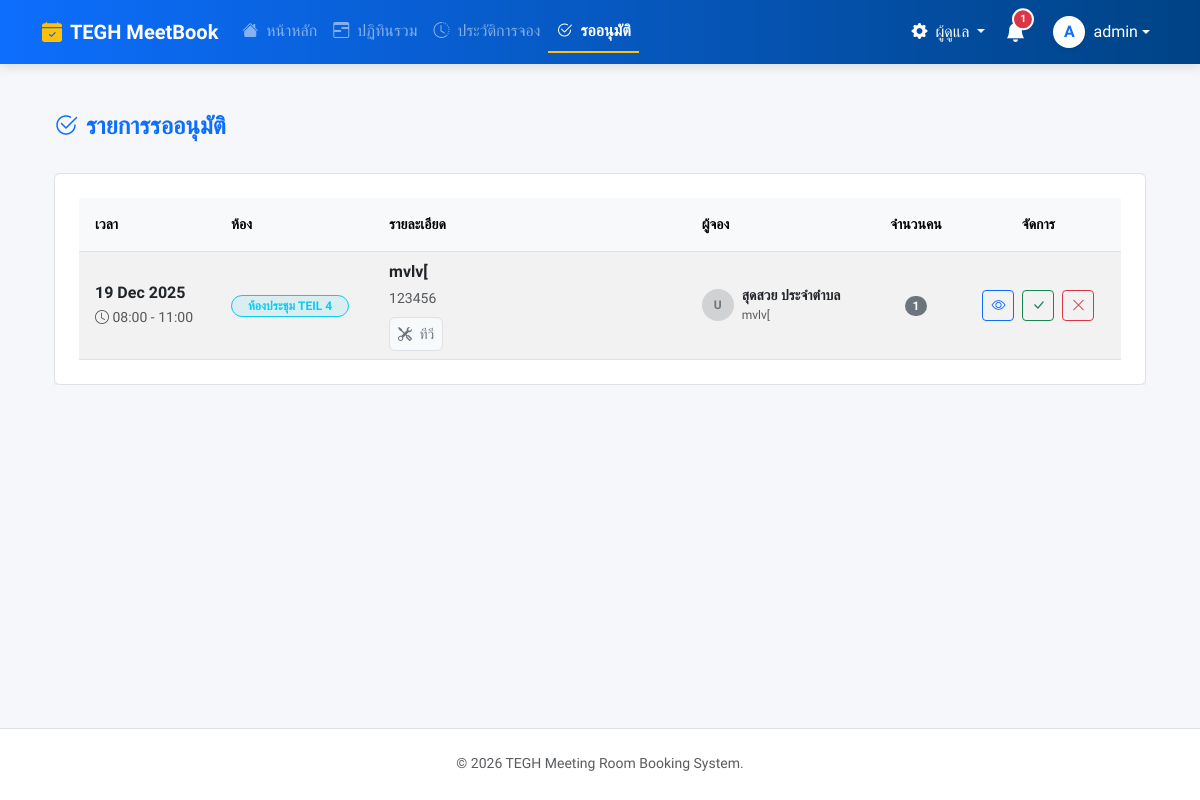
The page /approvals/ (signed in) on the database as committed earlier.
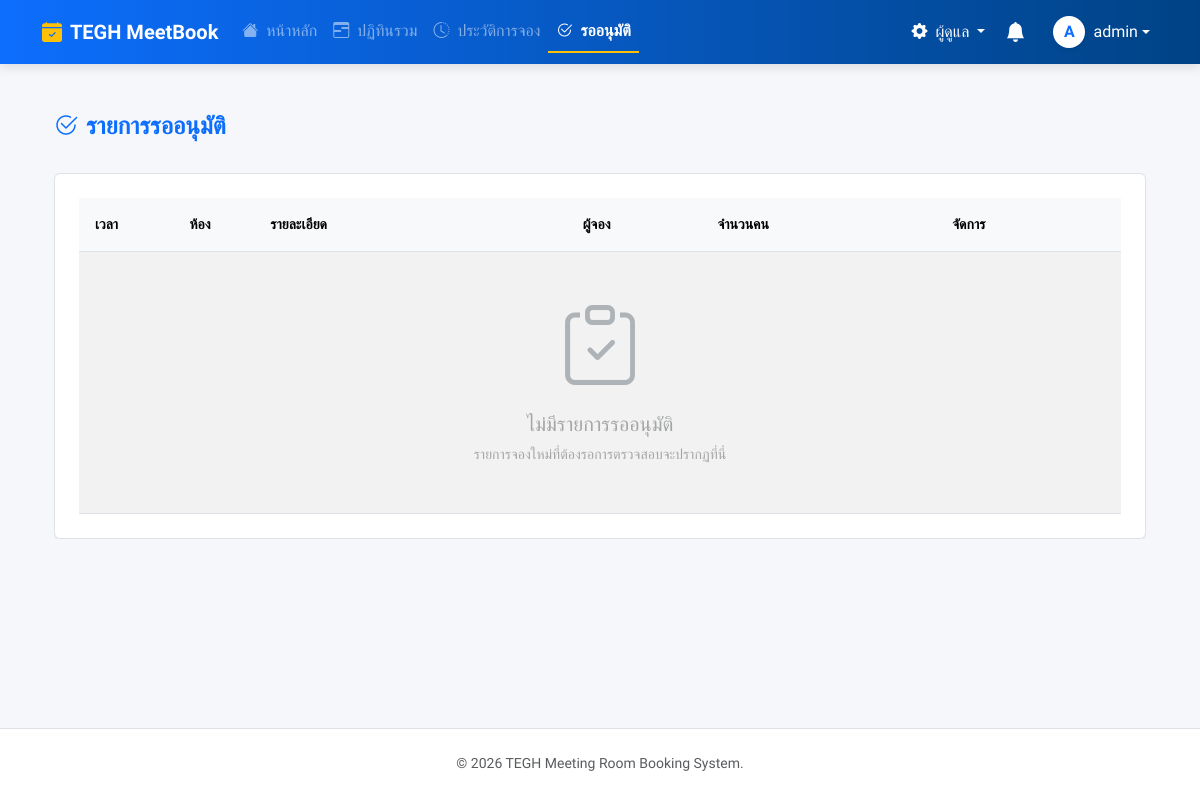
The same page on the database as committed later.
### booking/models.py (models this page shows, shortened)
class Booking(models.Model):
    user = models.ForeignKey(User, on_delete=models.SET_NULL, null=True, related_name='bookings')
    room = models.ForeignKey(Room, on_delete=models.CASCADE, related_name='bookings')
    title = models.CharField(max_length=200, verbose_name="หัวข้อการประชุม")
    start_time = models.DateTimeField(verbose_name="เวลาเริ่ม")
    end_time = models.DateTimeField(verbose_name="เวลาสิ้นสุด")
    chairman = models.CharField(max_length=200, blank=True, null=True, verbose_name="ประธาน")
    department = models.CharField(max_length=200, blank=True, null=True, verbose_name="แผนก")
    participant_count = models.PositiveIntegerField(default=1, verbose_name="จำนวนคน")
    participants = models.ManyToManyField(User, related_name='participating_in', blank=True, verbose_name="ผู้เข้าร่วม")
    is_user_seen = models.BooleanField(default=False, verbose_name="ผู้จองรับทราบแล้ว")
    equipments = models.ManyToManyField(Equipment, blank=True, related_name='bookings', verbose_name="อุปกรณ์ที่ขอเพิ่ม")
    presentation_file = models.FileField(upload_to='presentations/', blank=True, null=True, verbose_name="ไฟล์นำเสนอ")
    description = models.TextField(blank=True, null=True, verbose_name="รายละเอียด")
    additional_requests = models.TextField(blank=True, null=True, verbose_name="คำขอเพิ่มเติม")
    additional_notes = models.TextField(blank=True, null=True, verbose_name="หมายเหตุ")
    LAYOUT_CHOICES = (
        ('theatre', 'Theatre (เธียเตอร์)'),
        ('classroom', 'Classroom (แบบห้องเรียน)'),
        ('u_shape', 'U-Shape (รูปตัว U)'),
        ('banquet', 'Banquet (แบบจัดเลี้ยง)'),
        ('banquet_rounds', 'Banquet Rounds (โต๊ะจีน)'),
        ('conference', 'Conference (ห้องประชุมยาว)'),
        ('other', 'อื่นๆ (ระบุเพิ่มเติม)'),
    )
    room_layout = models.CharField(
        max_length=20,
        choices=LAYOUT_CHOICES,
        default='theatre',
        verbose_name="รูปแบบการจัดห้อง"
    )
    room_layout_attachment = models.FileField(
        upload_to='layout_attachments/',
        blank=True,
        null=True,
        verbose_name="ไฟล์แนบผังห้อง"
    )
    STATUS_CHOICES = [
        ('PENDING', 'รออนุมัติ'),
        ('APPROVED', 'อนุมัติแล้ว'),
        ('REJECTED', 'ไม่อนุมัติ'),
        ('CANCELLED', 'ยกเลิกแล้ว'),
    ]
    status = models.CharField(max_length=10, choices=STATUS_CHOICES, default='PENDING')
    created_at = models.DateTimeField(auto_now_add=True)
    updated_at = models.DateTimeField(auto_now=True)
    parent_booking = models.ForeignKey('self', on_delete=models.CASCADE, null=True, blank=True, related_name='child_bookings')
    recurrence_rule = models.CharField(max_length=20, blank=True, null=True)
    outlook_event_id = models.CharField(max_length=255, blank=True, null=True)

class Room(models.Model):
    name = models.CharField(max_length=100, verbose_name="ชื่อห้องประชุม")
    building = models.CharField(max_length=100, blank=True, null=True, verbose_name="อาคาร/ตึก")
    floor = models.CharField(max_length=50, blank=True, null=True, verbose_name="ชั้น")
    location = models.CharField(max_length=255, blank=True, null=True, verbose_name="สถานที่ตั้ง")
    capacity = models.PositiveIntegerField(default=1, verbose_name="ความจุ (คน)")
    equipment_in_room = models.TextField(blank=True, null=True, help_text="ระบุอุปกรณ์ถาวรในห้อง", verbose_name="อุปกรณ์ถาวรในห้อง")
    image = models.ImageField(upload_to='room_images/', blank=True, null=True, verbose_name="รูปภาพห้อง")
    approver = models.ForeignKey(User, on_delete=models.SET_NULL, null=True, blank=True, related_name='approvable_rooms', verbose_name="ผู้อนุมัติ")
    is_maintenance = models.BooleanField(default=False, verbose_name="สถานะปิดปรับปรุง")
    maintenance_start = models.DateTimeField(null=True, blank=True, verbose_name="เริ่มปิดปรับปรุง")
    maintenance_end = models.DateTimeField(null=True, blank=True, verbose_name="สิ้นสุดปิดปรับปรุง")
    requires_approval = models.BooleanField(default=True, verbose_name="ต้องรออนุมัติ")
    line_notify_token = models.CharField(max_length=50, blank=True, null=True, verbose_name="Line Notify Token")
    teams_webhook_url = models.TextField(blank=True, null=True, verbose_name="Teams Webhook URL")

class Equipment(models.Model):
    name = models.CharField(max_length=100, verbose_name="ชื่ออุปกรณ์")
    description = models.TextField(blank=True, null=True, verbose_name="รายละเอียด")

### booking/views.py (the view)
# urls.py: path('approvals/', views.approvals_view, name='approvals'),
@login_required
def approvals_view(request):
    if not is_approver_or_admin(request.user): return redirect('dashboard')
    if is_admin(request.user):
        bookings = Booking.objects.filter(status='PENDING').select_related('room', 'user').order_by('start_time')
    else:
        bookings = Booking.objects.filter(room__approver=request.user, status='PENDING').select_related('room', 'user').order_by('start_time')
    return render(request, 'pages/approvals.html', {**get_base_context(request), 'pending_bookings': bookings})

### booking/views.py (called while the page is built)
def is_admin(user):
    return user.is_authenticated and (user.is_superuser or user.is_staff or user.groups.filter(name='Admin').exists())

def is_approver_or_admin(user):
    return user.is_authenticated and (user.is_superuser or user.is_staff or user.groups.filter(name__in=['Approver', 'Admin']).exists())

### templates/pages/approvals.html (shortened to what the changed rows need)
{% extends 'base.html' %}
{% load static %}
{% block content %}
<div class="container-fluid py-4">
    <section class="section">
        <div class="table-responsive">
            <div class="content-card shadow-sm border p-3 p-md-4 bg-white rounded">
                <table class="table table-striped table-hover mb-0 align-middle">
                    <thead class="table-light text-uppercase small text-muted">
                        <tr>
                            <th scope="col" class="ps-3 py-3">เวลา</th>
                            <th scope="col" class="py-3">ห้อง</th>
                            <th scope="col" class="py-3" style="width: 30%;">รายละเอียด</th>
                            <th scope="col" class="py-3">ผู้จอง</th>
                            <th scope="col" class="text-center py-3">จำนวนคน</th>
                            <th scope="col" class="text-center py-3" style="min-width: 140px;">จัดการ</th> </tr>
                    </thead>
                    <tbody>
                        {% for booking in pending_bookings %}
                        <tr>
                            <td class="ps-3">
                                <div class="fw-bold text-dark">{{ booking.start_time|date:"d M Y" }}</div>
                                <span class="text-muted small">
                                    <i class="bi bi-clock"></i> {{ booking.start_time|date:"H:i" }} - {{ booking.end_time|date:"H:i" }}
                                </span>
                            </td>
                            <td>
                                <span class="badge bg-info bg-opacity-10 text-info border border-info rounded-pill px-3">
                                    {{ booking.room.name }}
                                </span>
                            </td>
                            <td>
                                <div class="fw-bold text-dark mb-1">{{ booking.title }}</div>
                                {% if booking.description %}
                                    <small class="text-muted d-block text-truncate" style="max-width: 250px;">{{ booking.description }}</small>
                                {% endif %}
                                {% if booking.equipments.exists %}
                                    <div class="mt-2 p-1 px-2 bg-light border rounded d-inline-block">
                                        <small class="text-secondary">
                                            <i class="bi bi-tools me-1"></i>
                                            {% for eq in booking.equipments.all %}{{ eq.name }}{% if not forloop.last %}, {% endif %}{% endfor %}
                                        </small>
                                    </div>
                                {% endif %}
                            </td>
                            <td>
                                <div class="d-flex align-items-center">
                                    <div class="avatar-circle bg-secondary bg-opacity-25 text-secondary rounded-circle me-2 d-flex align-items-center justify-content-center fw-bold" style="width: 32px; height: 32px; font-size: 12px;">
                                        {{ booking.user.username|slice:":1"|upper }}
                                    </div>
                                    <div class="lh-sm">
                                        <div class="small fw-bold">{{ booking.user.get_full_name|default:booking.user.username }}</div>
                                        <span class="text-muted" style="font-size: 0.75rem;">{{ booking.department|default:"-" }}</span>
                                    </div>
                                </div>
                            </td>
                            <td class="text-center">
                                <span class="badge bg-secondary rounded-pill px-2">{{ booking.participant_count }}</span>
                            </td>
                            <td class="text-center">
                                <div class="d-flex justify-content-center gap-2">
                                    <a href="{% url 'booking_detail' booking.id %}" class="btn btn-outline-primary btn-sm px-2" data-bs-toggle="tooltip" title="ดูรายละเอียด">
                                        <i class="bi bi-eye"></i>
                                    </a>
                                    <form action="{% url 'approve_booking' booking.id %}" method="post" onsubmit="return confirm('ยืนยันการอนุมัติ &quot;{{ booking.title|escapejs }}&quot; ?');">
                                        <button type="submit" class="btn btn-outline-success btn-sm px-2" data-bs-toggle="tooltip" title="อนุมัติ">
                                            <i class="bi bi-check-lg"></i>
                                        </button>
                                    </form>
                                    <form action="{% url 'reject_booking' booking.id %}" method="post" onsubmit="return confirm('ยืนยันการปฏิเสธ &quot;{{ booking.title|escapejs }}&quot; ?');">
                                        <button type="submit" class="btn btn-outline-danger btn-sm px-2" data-bs-toggle="tooltip" title="ปฏิเสธ">
                                            <i class="bi bi-x-lg"></i>
                                        </button>
                                    </form>
                                </div>
                            </td>
                        </tr>
                        {% empty %}
                        <tr>
                            <td colspan="6" class="text-center py-5">
                                <div class="d-flex flex-column align-items-center opacity-50">
                                    <i class="bi bi-clipboard-check display-1 text-secondary mb-3"></i>
                                    <h5 class="text-muted">ไม่มีรายการรออนุมัติ</h5>
                                    <p class="small text-muted mb-0">รายการจองใหม่ที่ต้องรอการตรวจสอบจะปรากฏที่นี่</p>
                                </div>
                            </td>
                        </tr>
                        {% endfor %}
                    </tbody>
                </table>
            </div>
        </div>
    </section>
</div>
{% endblock %}

### templates/base.html (shortened to what this page needs)
<!DOCTYPE html>
<html lang="th">
<head>
    <link href="https://cdn.jsdelivr.net/npm/bootstrap@5.3.0/dist/css/bootstrap.min.css" rel="stylesheet">
    <link rel="stylesheet" href="https://cdn.jsdelivr.net/npm/bootstrap-icons@1.11.0/font/bootstrap-icons.css">
    <link href="https://cdn.jsdelivr.net/npm/select2@4.1.0-rc.0/dist/css/select2.min.css" rel="stylesheet" />
    <link rel="stylesheet" href="https://cdn.jsdelivr.net/npm/select2-bootstrap-5-theme@1.3.0/dist/select2-bootstrap-5-theme.min.css" />
</head>
<body class="d-flex flex-column min-vh-100">
    <nav class="navbar navbar-expand-lg navbar-dark navbar-premium sticky-top">
        <div class="container">
            <a class="navbar-brand fw-bold d-flex align-items-center" href="{% url 'dashboard' %}">
                <i class="bi bi-calendar-check-fill me-2 text-warning"></i>
                TEGH MeetBook
            </a>
            <div class="collapse navbar-collapse" id="navbarNav">
                <ul class="navbar-nav me-auto">
                    {% for item in menu_items %}
                    <li class="nav-item">
                        <a class="nav-link {% if item.active %}active text-white{% else %}text-white-50{% endif %}" href="{% url item.url_name %}">
                            <i class="bi {{ item.icon }} me-1"></i> {{ item.label }}
                        </a>
                    </li>
                    {% endfor %}
                </ul>
                <ul class="navbar-nav align-items-center gap-1">
                    {% if is_admin_user %}
                    <li class="nav-item dropdown">
                        <a class="nav-link dropdown-toggle text-white" href="#" data-bs-toggle="dropdown">
                            <i class="bi bi-gear-fill me-1"></i> ผู้ดูแล
                        </a>
                    </li>
                    {% endif %}
                    <li class="nav-item dropdown">
                        <a class="nav-link position-relative text-white" href="#" id="notificationDropdown" role="button" data-bs-toggle="dropdown" aria-expanded="false">
                            <i class="bi bi-bell-fill fs-5"></i>
                            {% if pending_count > 0 %}
                            <span class="badge rounded-pill bg-danger badge-notify" id="notificationBadge">
                                {{ pending_count }}
                            </span>
                            {% endif %}
                        </a>
                    </li>
                    {% if user.is_authenticated %}
                    <li class="nav-item dropdown ms-2">
                        <a class="nav-link dropdown-toggle text-white d-flex align-items-center" href="#" data-bs-toggle="dropdown">
                            <div class="bg-white text-primary rounded-circle d-flex align-items-center justify-content-center fw-bold me-2 shadow-sm" style="width: 32px; height: 32px;">
                                {{ user.username|make_list|first|upper }}
                            </div>
                            <span class="d-none d-lg-inline">{{ user.username }}</span>
                        </a>
                    </li>
                    {% else %}
                    <li class="nav-item"><a class="nav-link text-white fw-bold" href="{% url 'login' %}">เข้าสู่ระบบ</a></li>
                    {% endif %}
                </ul>
            </div>
        </div>
    </nav>
    <main class="main-wrapper mt-4">
        <div class="container">
            {% block content %}{% endblock %}
        </div>
    </main>
    <footer class="bg-white border-top py-4 mt-auto">
        <div class="container text-center text-muted small">
            <p class="mb-1">&copy; 2026 TEGH Meeting Room Booking System.</p>
        </div>
    </footer>
</body>
</html>

Rows that differ between the two databases and show on the page:
no longer on this page (row edited): Booking: start_time "19 Dec 2025", start_time "08:00", end_time "11:00", room.name "ห้องประชุม TEIL 4", title "mvlv[", description "123456", user.username "U", user.get_full_name "สุดสวย ประจำตำบล", department "mvlv[", participant_count "1"
no longer on this page (row unchanged): Equipment: name "ทีวี"
Other text that changed with them:
{{ pending_count }}: "1" → (not shown)
text now shown: "ไม่มีรายการรออนุมัติ รายการจองใหม่ที่ต้องรอการตรวจสอบจะปรากฏที่นี่"
